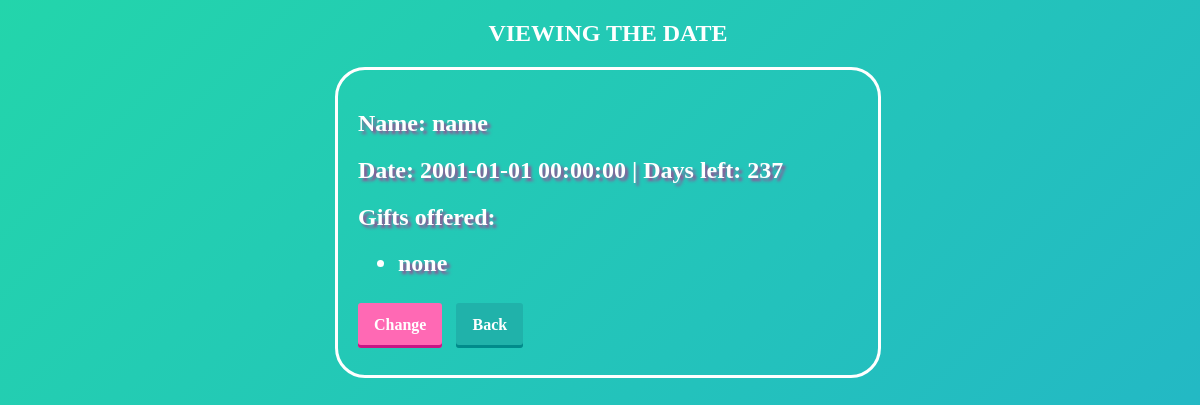
The app's page /birthday/1 with its own data.
### app/data/birthdays.py (models this page shows, shortened)
class Birthday(SqlAlchemyBase):
    __tablename__ = 'birthdays'
    id = sqlalchemy.Column(sqlalchemy.Integer,
                           primary_key=True, autoincrement=True)
    name = sqlalchemy.Column(sqlalchemy.String, nullable=True)
    date = sqlalchemy.Column(sqlalchemy.DateTime, nullable=True)
    gifts = sqlalchemy.Column(sqlalchemy.String, nullable=True)
    user_id = sqlalchemy.Column(sqlalchemy.Integer, nullable=True)

### funcs.py (the view)
@blueprint.route('/birthday/<int:id>', methods=['GET', 'POST'])
def birthday(id):
    session = db_session.create_session()
    bd = session.query(Birthday).filter(Birthday.id == id).first()
    spisok = bd.gifts.split(', ')
    date = dt.date(dt.datetime.today().year, int(str(bd.date).split()[0].split('-')[1]),
                   int(str(bd.date).split()[0].split('-')[2]))
    now = dt.date.today()
    left = (date - now).days
    if left < 0:
        left = 360 + left
    user = session.query(User).filter(User.birthdays.like(f'%{id}%')).first()
    return render_template('watch.html', name=bd.name, date=bd.date, left=left, spisok=spisok,
                           link=f'/birthday/edit/{id}', link2=f'/main/{user.id}')

### app/data/db_session.py (called while the page is built)
def create_session() -> Session:
    global __factory
    return __factory()

### templates/watch.html (shortened to what this page needs)
<!DOCTYPE html>
<html lang="en">
<head>
     <link rel="stylesheet" type="text/css" href="/static/css/style.css"/>
    </head>
<body>
    <aside>
        <h1>VIEWING THE DATE</h1></aside>
        <form3 action="" method="post">
        <h2>Name: {{ name }}</h2>
        <h2>Date: {{ date }} | Days left: {{ left }}</h2>
        <h2>Gifts offered:</h2>
        <ul>
            {% for user in spisok %}
                <h2><li>{{ user }}</li></h2>
            {% endfor %}
        </ul>
        <br><a class="button1" href={{link}}><span>Change</span></a>
        <a class="button2" href={{link2}}><span>Back</span></a><br><h4></h4>
        </form3>
</body>
</html>

### static/css/style.css (style rules this page uses)
html, body { width: 100%; height:100%; }
body { background: linear-gradient(-45deg, #ee7752, #e73c7e, #23a6d5, #23d5ab); background-size: 400% 400%; animation: gradient 15s ease infinite; box-sizing: border-box; }
aside { text-align: center; color: white; }
a.button1 { font-weight: 700; text-align: center; color: white; text-decoration: none; padding: .8em 1em calc(.8em + 3px); border-radius: 3px; margin-right: 10px; background: rgb(255, 105, 180); box-shadow: 0 -3px rgb(199, 21, 133) inset; transition: 0.2s; }
a.button2 { font-weight: 700; color: white; text-decoration: none; padding: .8em 1em calc(.8em + 3px); border-radius: 3px; margin-right: 10px; background: rgb(32, 178, 170); box-shadow: 0 -3px rgb(0, 139, 139) inset; transition: 0.2s; }
form3 { display: block; width: 500px; margin-right: auto; margin-left: auto; border: 3px solid white; border-radius: 30px; padding-left: 20px; padding-right: 20px; padding-top: 20px; padding-bottom: 20px; }
div, h2 { color: white; text-shadow: 3px 3px 3px #9a4c94; }

### records on screen
Birthday: name "name", date "2001-01-01 00:00:00", gifts "none"

### other values on screen
{{ left }} "237"
